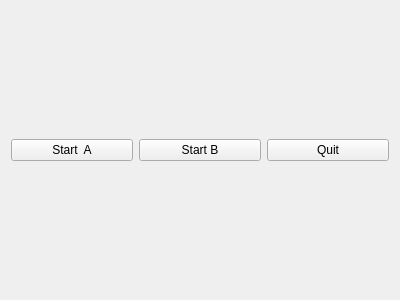
<?xml version="1.0" encoding="UTF-8"?>
<ui version="4.0">
 <class>QtGuiClass</class>
 <widget class="QWidget" name="QtGuiClass">
  <property name="geometry">
   <rect>
    <x>0</x>
    <y>0</y>
    <width>400</width>
    <height>300</height>
   </rect>
  </property>
  <property name="windowTitle">
   <string>QtGuiClass</string>
  </property>
  <layout class="QHBoxLayout" name="horizontalLayout">
   <item>
    <widget class="QPushButton" name="Button1">
     <property name="text">
      <string>Start  A</string>
     </property>
    </widget>
   </item>
   <item>
    <widget class="QPushButton" name="Button_2">
     <property name="text">
      <string>Start B</string>
     </property>
    </widget>
   </item>
   <item>
    <widget class="QPushButton" name="Button_3">
     <property name="text">
      <string>Quit</string>
     </property>
    </widget>
   </item>
  </layout>
 </widget>
 <layoutdefault spacing="6" margin="11"/>
 <resources/>
 <connections/>
</ui>
